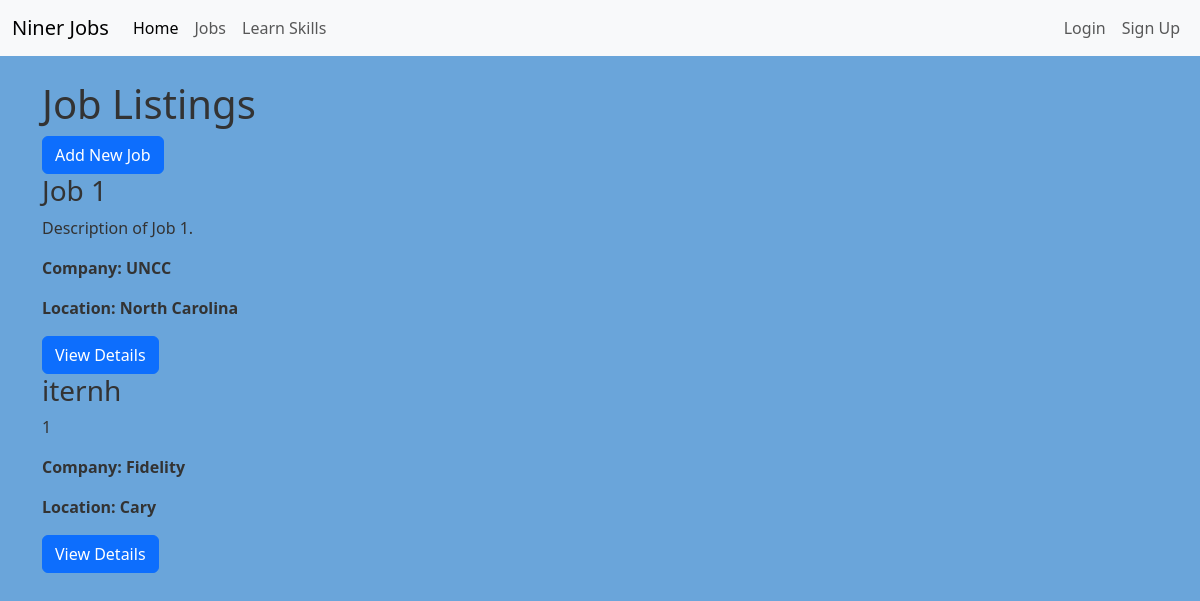
The app's page /jobs/, older data.
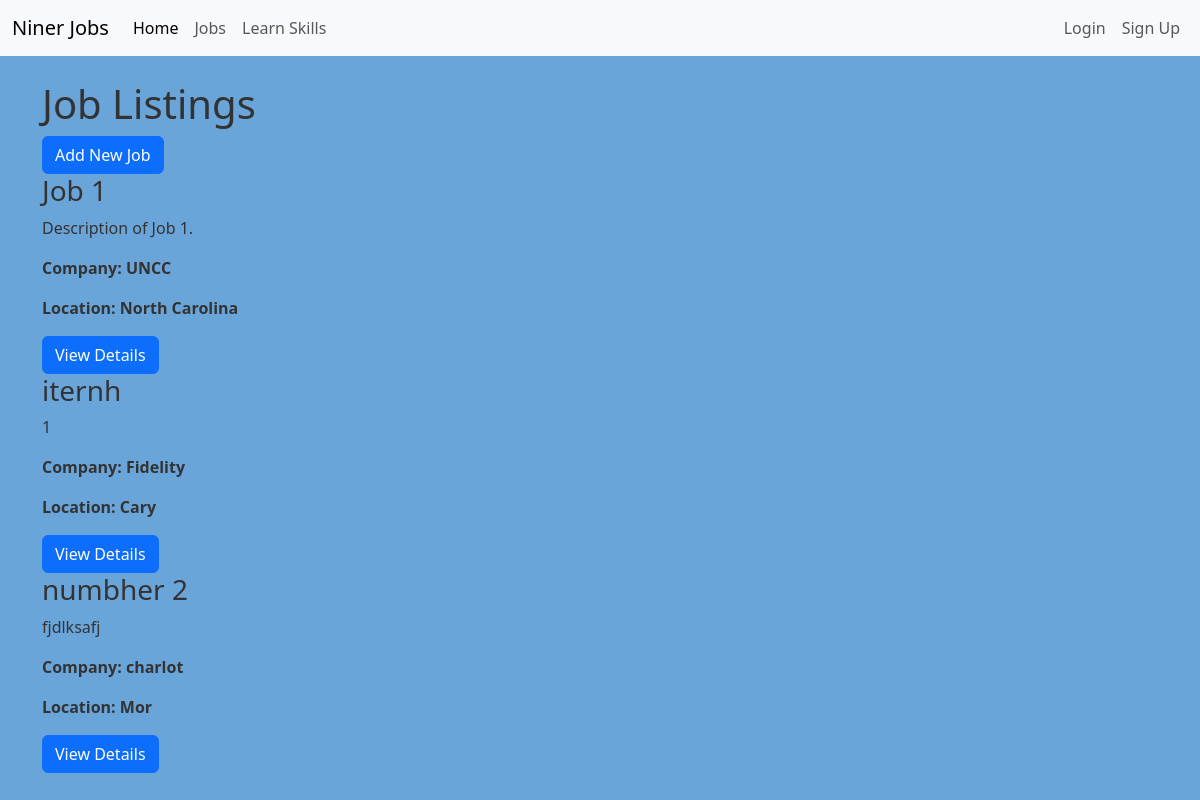
The same page, newer data.
### jobs/models.py (models this page shows, shortened)
class Job(models.Model):
    title = models.CharField(max_length=255)
    description = models.TextField()
    salary = models.DecimalField(max_digits=10, decimal_places=2)
    location = models.CharField(max_length=255)
    company = models.CharField(max_length=255)
    date_posted = models.DateField()
    owner = models.ForeignKey(User, on_delete=models.CASCADE, null=True, blank=True)

### jobs/views.py (the view)
# urls.py: path('jobs/', views.job_list, name='job_list'),
def job_list(request):
    jobs = Job.objects.all()
    return render(request, 'jobs/job_list.html', {'jobs': jobs})

### jobs/templates/jobs/job_list.html (shortened to what this page needs)
{% extends 'jobs/base.html' %}
{% block content %}
<h1> Job Listings </h1>
<a href = "{% url 'add_job' %}" class = "btn btn-primary">Add New Job</a>
<ul class ="list-group">
    {% for job in jobs %}
        <div class = "job-card">
            <h3> {{job.title}}</h3>
            <p> {{job.description}} </p>
            <p><strong> Company: {{job.company}} </strong></p>
            <p><strong> Location: {{job.location}}</strong></p>
            <a href="{% url 'job_detail' pk=job.pk %}" class = "btn btn-primary"> View Details</a>
        </div>
    {% endfor %}
</ul>
{% endblock %}

Row changes from the older to the newer data that the page shows:
added Job: title "numbher 2", description "fjdlksafj", company "charlot", location "Mor"
